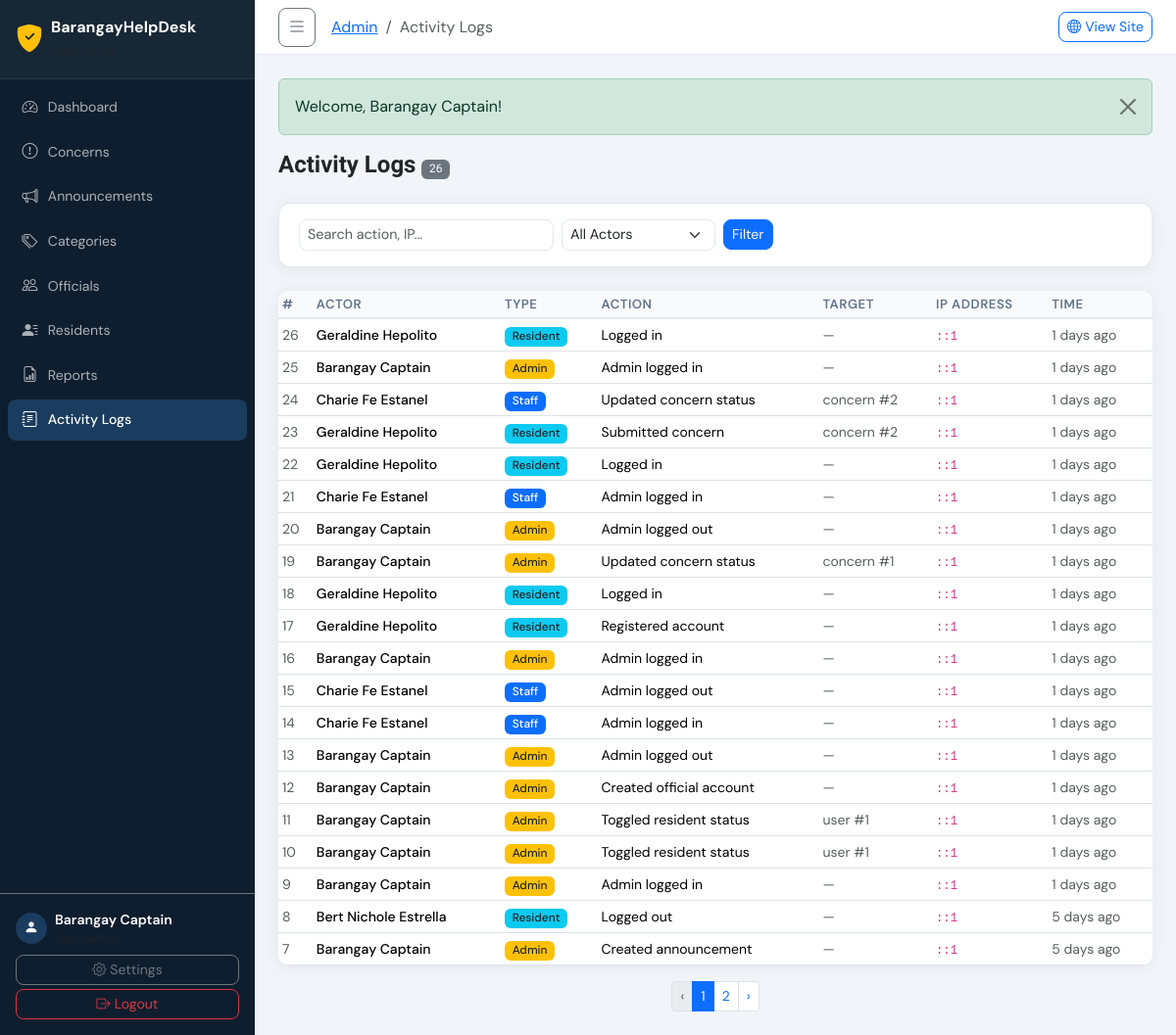
The page /admin/activity_logs.php (signed in) on the database its author committed.
### tables this page shows
CREATE TABLE `activity_logs` (
  `id` int(11) NOT NULL,
  `actor_type` enum('admin','user') NOT NULL,
  `actor_id` int(11) NOT NULL,
  `action` varchar(255) NOT NULL,
  `target_type` varchar(100) DEFAULT NULL,
  `target_id` int(11) DEFAULT NULL,
  `ip_address` varchar(45) DEFAULT NULL,
  `user_agent` text DEFAULT NULL,
  `created_at` datetime DEFAULT current_timestamp()
);

### admin/activity_logs.php (the view, shortened to what this page needs)
<?php
$breadcrumb = 'Activity Logs';
$pdo    = db();
$search = $_GET['search'] ?? '';
$type   = $_GET['type']   ?? '';
$page   = max(1,(int)($_GET['page']??1));
$where  = "WHERE 1=1";
$params = [];
$total = $pdo->prepare("SELECT COUNT(*) FROM activity_logs l $where");
$total->execute($params); $total=(int)$total->fetchColumn();
$pag   = paginate($total,$page,20);
$stmt = $pdo->prepare("SELECT l.*,
    CASE
        WHEN l.actor_type='admin' THEN a.full_name
        ELSE u.full_name
    END as actor_name,
    CASE
        WHEN l.actor_type='admin' AND a.role='super_admin' THEN 'Admin'
        WHEN l.actor_type='admin' AND a.role='staff' THEN 'Staff'
        WHEN l.actor_type='admin' AND a.role='viewer' THEN 'Viewer'
        ELSE 'Resident'
    END as actor_role
FROM activity_logs l
LEFT JOIN admins a ON l.actor_type='admin' AND l.actor_id=a.id
LEFT JOIN users  u ON l.actor_type='user'  AND l.actor_id=u.id
$where ORDER BY l.created_at DESC LIMIT ? OFFSET ?");
$stmt->execute(array_merge($params,[$pag['per_page'],$pag['offset']]));
$logs = $stmt->fetchAll();
include dirname(__DIR__) . '/includes/header_admin.php';
?>
<div class="d-flex align-items-center justify-content-between mb-4 flex-wrap gap-2">
    <h4 class="fw-bold mb-0">Activity Logs <span class="badge bg-secondary"><?= number_format($total) ?></span></h4>
</div>
<div class="filter-bar mb-4">
    <form class="d-flex flex-wrap gap-2 align-items-center" method="GET">
        <input type="text" name="search" class="form-control form-control-sm" placeholder="Search action, IP..." value="<?= htmlspecialchars($search) ?>" style="max-width:260px">
        <select name="type" class="form-select form-select-sm" style="width:auto">
            <option value="">All Actors</option>
        </select>
        <button class="btn btn-sm btn-primary">Filter</button>
    </form>
</div>
<div class="admin-table mb-3">
<div class="table-responsive">
<table class="table table-sm align-middle mb-0">
    <thead><tr><th>#</th><th>Actor</th><th>Type</th><th>Action</th><th>Target</th><th>IP Address</th><th>Time</th></tr></thead>
    <tbody>
    <?php if(empty($logs)): ?>
        <tr><td colspan="7" class="text-center py-4 text-muted">No logs found.</td></tr>
    <?php else: foreach($logs as $log): ?>
    <tr>
        <td class="text-muted small"><?= $log['id'] ?></td>
        <td class="fw-medium small"><?= sanitize($log['actor_name'] ?? 'Deleted') ?></td>
        <td>
        <?php
        if ($log['actor_role'] === 'Admin') {
            echo '<span class="badge bg-warning text-dark">Admin</span>';
        } elseif ($log['actor_role'] === 'Staff') {
            echo '<span class="badge bg-primary">Staff</span>';
        } elseif ($log['actor_role'] === 'Viewer') {
            echo '<span class="badge bg-secondary">Viewer</span>';
        } else {
            echo '<span class="badge bg-info text-dark">Resident</span>';
        }
        ?>
        </td>
        <td class="small"><?= sanitize($log['action']) ?></td>
        <td class="small text-muted"><?= $log['target_type'] ? sanitize($log['target_type']).' #'.$log['target_id'] : '—' ?></td>
        <td class="small text-muted"><code><?= sanitize($log['ip_address']) ?></code></td>
        <td class="small text-muted"><?= timeAgo($log['created_at']) ?></td>
    </tr>
    <?php endforeach; endif; ?>
    </tbody>
</table>
</div>
</div>
<?= renderPagination($pag,'?search='.urlencode($search).'&type='.urlencode($type)) ?>
<?php include dirname(__DIR__) . '/includes/footer_admin.php'; ?>

### includes/header_admin.php (shortened to what this page needs)
<?php
$flash = getFlash();
$currentPage = basename($_SERVER['PHP_SELF']);
$adminName = sanitize($_SESSION['admin_name'] ?? 'Admin');
$adminRole = $_SESSION['admin_role'] ?? 'staff';
$isSuperAdmin = $adminRole === 'super_admin';
?>
<!DOCTYPE html>
<html lang="en">
<head>
    <link rel="stylesheet" href="https://cdn.jsdelivr.net/npm/bootstrap@5.3.3/dist/css/bootstrap.min.css">
    <link rel="stylesheet" href="https://cdn.jsdelivr.net/npm/bootstrap-icons@1.11.3/font/bootstrap-icons.min.css">
    <link rel="stylesheet" href="<?= BASE_URL ?>/public/css/admin.css">
</head>
<body class="admin-body">
<div class="admin-sidebar d-flex flex-column" id="adminSidebar">
    <div class="sidebar-brand p-3 d-flex align-items-center gap-2">
        <i class="bi bi-shield-fill-check fs-3 text-warning"></i>
        <div>
            <div class="fw-bold text-white"><?= APP_NAME ?></div>
            <small class="text-muted" style="font-size:.7rem">Admin Panel</small>
        </div>
    </div>
    <hr class="border-secondary m-0">
    <nav class="sidebar-nav flex-grow-1 p-2">
        <ul class="nav flex-column gap-1">
            <li><a class="nav-link <?= $currentPage==='dashboard.php'?'active':'' ?>" href="<?= BASE_URL ?>/admin/dashboard.php"><i class="bi bi-speedometer2"></i> Dashboard</a></li>
            <li><a class="nav-link <?= $currentPage==='concerns.php'?'active':'' ?>" href="<?= BASE_URL ?>/admin/concerns.php"><i class="bi bi-exclamation-circle"></i> Concerns</a></li>
            <li><a class="nav-link <?= $currentPage==='announcements.php'?'active':'' ?>" href="<?= BASE_URL ?>/admin/announcements.php"><i class="bi bi-megaphone"></i> Announcements</a></li>
            <li><a class="nav-link <?= $currentPage==='categories.php'?'active':'' ?>" href="<?= BASE_URL ?>/admin/categories.php"><i class="bi bi-tags"></i> Categories</a></li>
            <?php if ($isSuperAdmin): ?>
            <li><a class="nav-link <?= $currentPage==='officials.php'?'active':'' ?>" href="<?= BASE_URL ?>/admin/officials.php"><i class="bi bi-people"></i> Officials</a></li>
            <li><a class="nav-link <?= $currentPage==='residents.php'?'active':'' ?>" href="<?= BASE_URL ?>/admin/residents.php"><i class="bi bi-person-lines-fill"></i> Residents</a></li>
            <?php endif; ?>
            <li><a class="nav-link <?= $currentPage==='reports.php'?'active':'' ?>" href="<?= BASE_URL ?>/admin/reports.php"><i class="bi bi-file-earmark-bar-graph"></i> Reports</a></li>
            <?php if ($isSuperAdmin): ?>
            <li><a class="nav-link <?= $currentPage==='activity_logs.php'?'active':'' ?>" href="<?= BASE_URL ?>/admin/activity_logs.php"><i class="bi bi-journal-text"></i> Activity Logs</a></li>
            <?php endif; ?>
        </ul>
    </nav>
    <div class="sidebar-footer p-3 border-top border-secondary">
        <div class="d-flex align-items-center gap-2 mb-2">
            <div class="admin-avatar"><i class="bi bi-person-fill"></i></div>
            <div>
                <div class="text-white small fw-semibold"><?= $adminName ?></div>
                <div class="text-muted" style="font-size:.7rem"><?= ucfirst(str_replace('_',' ',$adminRole)) ?></div>
            </div>
        </div>
        <a href="<?= BASE_URL ?>/admin/profile.php" class="btn btn-outline-secondary btn-sm w-100 mb-1"><i class="bi bi-gear me-1"></i>Settings</a>
        <a href="<?= BASE_URL ?>/admin/logout.php" class="btn btn-outline-danger btn-sm w-100"><i class="bi bi-box-arrow-right me-1"></i>Logout</a>
    </div>
</div>
<div class="admin-main" id="adminMain">
    <div class="admin-topbar d-flex align-items-center px-4 py-2 gap-3">
        <button class="btn btn-sm btn-outline-secondary" id="sidebarToggle"><i class="bi bi-list fs-5"></i></button>
        <nav aria-label="breadcrumb" class="flex-grow-1">
            <ol class="breadcrumb mb-0 small">
                <li class="breadcrumb-item"><a href="<?= BASE_URL ?>/admin/dashboard.php">Admin</a></li>
                <?php if (isset($breadcrumb)): ?>
                    <li class="breadcrumb-item active"><?= sanitize($breadcrumb) ?></li>
                <?php endif; ?>
            </ol>
        </nav>
        <a href="<?= BASE_URL ?>/index.php" target="_blank" class="btn btn-sm btn-outline-primary"><i class="bi bi-globe me-1"></i>View Site</a>
    </div>
    <div class="admin-content p-4">
    <?php if ($flash): ?>
        <?php $t = $flash['type']==='error'?'danger':$flash['type']; ?>
        <div class="alert alert-<?= $t ?> alert-dismissible fade show" role="alert">
            <?= htmlspecialchars($flash['message']) ?>
            <button type="button" class="btn-close" data-bs-dismiss="alert"></button>
        </div>
    <?php endif; ?>

### includes/functions.php (shortened to what this page needs)
<?php
function getFlash() {
    if (isset($_SESSION['flash'])) {
        $flash = $_SESSION['flash'];
        return $flash;
    }
    return null;
}
function sanitize($input) {
    return htmlspecialchars(strip_tags(trim((string)$input)), ENT_QUOTES, 'UTF-8');
}
function timeAgo($datetime) {
    $time = time() - strtotime($datetime);
    if ($time < 604800) return floor($time/86400) . ' days ago';
    return formatDate($datetime, 'M d, Y');
}
function paginate($total, $page, $perPage = ITEMS_PER_PAGE) {
    $totalPages = max(1, (int)ceil($total / $perPage));
    $page       = max(1, min($page, $totalPages));
    $offset     = ($page - 1) * $perPage;
    return ['total' => $total, 'page' => $page, 'per_page' => $perPage, 'total_pages' => $totalPages, 'offset' => $offset];
}
function renderPagination($pag, $baseUrl) {
    $html = "<nav><ul class='pagination pagination-sm justify-content-center mb-0'>";
    $html .= "<li class='page-item " . ($pag['page'] <= 1 ? 'disabled' : '') . "'><a class='page-link' href='{$baseUrl}&page=" . ($pag['page']-1) . "'>‹</a></li>";
    for ($i = 1; $i <= $pag['total_pages']; $i++) {
        $active = $i === $pag['page'] ? 'active' : '';
        $html  .= "<li class='page-item $active'><a class='page-link' href='{$baseUrl}&page={$i}'>{$i}</a></li>";
    }
    $html .= "<li class='page-item " . ($pag['page'] >= $pag['total_pages'] ? 'disabled' : '') . "'><a class='page-link' href='{$baseUrl}&page=" . ($pag['page']+1) . "'>›</a></li>";
    $html .= "</ul></nav>";
    return $html;
}

### includes/footer_admin.php (shortened to what this page needs)
    </div>
</div>
</body>
</html>

### public/css/admin.css (style rules this page uses)
:root { --sidebar-w: 260px; --sidebar-bg: #0f1e2e; --sidebar-hover:#1a3c5e; --topbar-h: 56px; --admin-accent: #f0a500; --admin-border: #e2e8f0; --admin-radius: 12px; --admin-shadow: 0 2px 16px rgba(0,0,0,.07); }
*,*::before,*::after { box-sizing:border-box }
body.admin-body { font-family:'DM Sans',sans-serif;background:#f1f5f9;margin:0;min-height:100vh }
h1,h2,h3,h4,h5,h6 { font-family:'Sora',sans-serif }
.admin-sidebar { position:fixed;left:0;top:0;bottom:0;width:var(--sidebar-w); background:var(--sidebar-bg);z-index:1050; transition:transform .3s ease;overflow-y:auto }
.sidebar-brand { background:rgba(255,255,255,.04) }
.sidebar-nav .nav-link { color:rgba(255,255,255,.65);font-size:.88rem;border-radius:8px; padding:.55rem .85rem;display:flex;align-items:center;gap:.6rem; transition:background .2s,color .2s }
.sidebar-nav .nav-link i { font-size:1rem;width:1.1rem;text-align:center }
.sidebar-nav .nav-link.active { background:var(--sidebar-hover);color:#fff;font-weight:500 }
.admin-avatar { width:32px;height:32px;border-radius:50%;background:var(--sidebar-hover);display:flex;align-items:center;justify-content:center;color:#fff;font-size:.9rem }
.admin-main { margin-left:var(--sidebar-w);min-height:100vh;transition:margin .3s ease;display:flex;flex-direction:column }
.admin-topbar { background:#fff;border-bottom:1px solid var(--admin-border);height:var(--topbar-h);position:sticky;top:0;z-index:100 }
.admin-content { flex:1;padding:1.5rem }
.admin-table { background:#fff;border-radius:var(--admin-radius);box-shadow:var(--admin-shadow);overflow:hidden }
.admin-table .table { margin:0 }
.admin-table .table thead th { background:#f8fafc;border-bottom:2px solid var(--admin-border);font-size:.82rem;font-weight:600;text-transform:uppercase;letter-spacing:.04em;color:#64748b;white-space:nowrap }
.filter-bar { background:#fff;border-radius:var(--admin-radius);padding:1rem 1.25rem;box-shadow:var(--admin-shadow);border:1px solid var(--admin-border) }
.form-control,.form-select { border-radius:8px;border:1.5px solid var(--admin-border);font-size:.9rem;transition:border-color .2s,box-shadow .2s }
.btn { border-radius:8px;font-size:.88rem }
.badge { font-size:.74rem;font-weight:500 }

### rows shown on the page
activity_logs: id "26", actor_name "Geraldine Hepolito", shows "Resident", action "Logged in", ip_address "::1", created_at "1 days ago"
activity_logs: id "25", actor_name "Barangay Captain", shows "Admin", action "Admin logged in", ip_address "::1", created_at "1 days ago"
activity_logs: id "24", actor_name "Charie Fe Estanel", shows "Staff", action "Updated concern status", target_type "concern", target "2", ip_address "::1", created_at "1 days ago"
activity_logs: id "23", actor_name "Geraldine Hepolito", shows "Resident", action "Submitted concern", target_type "concern", target "2", ip_address "::1", created_at "1 days ago"
activity_logs: id "22", actor_name "Geraldine Hepolito", shows "Resident", action "Logged in", ip_address "::1", created_at "1 days ago"
activity_logs: id "21", actor_name "Charie Fe Estanel", shows "Staff", action "Admin logged in", ip_address "::1", created_at "1 days ago"
activity_logs: id "20", actor_name "Barangay Captain", shows "Admin", action "Admin logged out", ip_address "::1", created_at "1 days ago"
activity_logs: id "19", actor_name "Barangay Captain", shows "Admin", action "Updated concern status", target_type "concern", target "1", ip_address "::1", created_at "1 days ago"
activity_logs: id "18", actor_name "Geraldine Hepolito", shows "Resident", action "Logged in", ip_address "::1", created_at "1 days ago"
activity_logs: id "17", actor_name "Geraldine Hepolito", shows "Resident", action "Registered account", ip_address "::1", created_at "1 days ago"
activity_logs: id "16", actor_name "Barangay Captain", shows "Admin", action "Admin logged in", ip_address "::1", created_at "1 days ago"
activity_logs: id "15", actor_name "Charie Fe Estanel", shows "Staff", action "Admin logged out", ip_address "::1", created_at "1 days ago"
activity_logs: id "14", actor_name "Charie Fe Estanel", shows "Staff", action "Admin logged in", ip_address "::1", created_at "1 days ago"
activity_logs: id "13", actor_name "Barangay Captain", shows "Admin", action "Admin logged out", ip_address "::1", created_at "1 days ago"
activity_logs: id "12", actor_name "Barangay Captain", shows "Admin", action "Created official account", ip_address "::1", created_at "1 days ago"
activity_logs: id "11", actor_name "Barangay Captain", shows "Admin", action "Toggled resident status", target_type "user", target "1", ip_address "::1", created_at "1 days ago"
activity_logs: id "10", actor_name "Barangay Captain", shows "Admin", action "Toggled resident status", target_type "user", target "1", ip_address "::1", created_at "1 days ago"
activity_logs: id "9", actor_name "Barangay Captain", shows "Admin", action "Admin logged in", ip_address "::1", created_at "1 days ago"
activity_logs: id "8", actor_name "Bert Nichole Estrella", shows "Resident", action "Logged out", ip_address "::1", created_at "5 days ago"
activity_logs: id "7", actor_name "Barangay Captain", shows "Admin", action "Created announcement", ip_address "::1", created_at "5 days ago"

### other values the page prints
APP_NAME "BarangayHelpDesk"
$adminName "Barangay Captain"
$breadcrumb "Activity Logs"
$flash['message'] "Welcome, Barangay Captain!"
$total "26"
